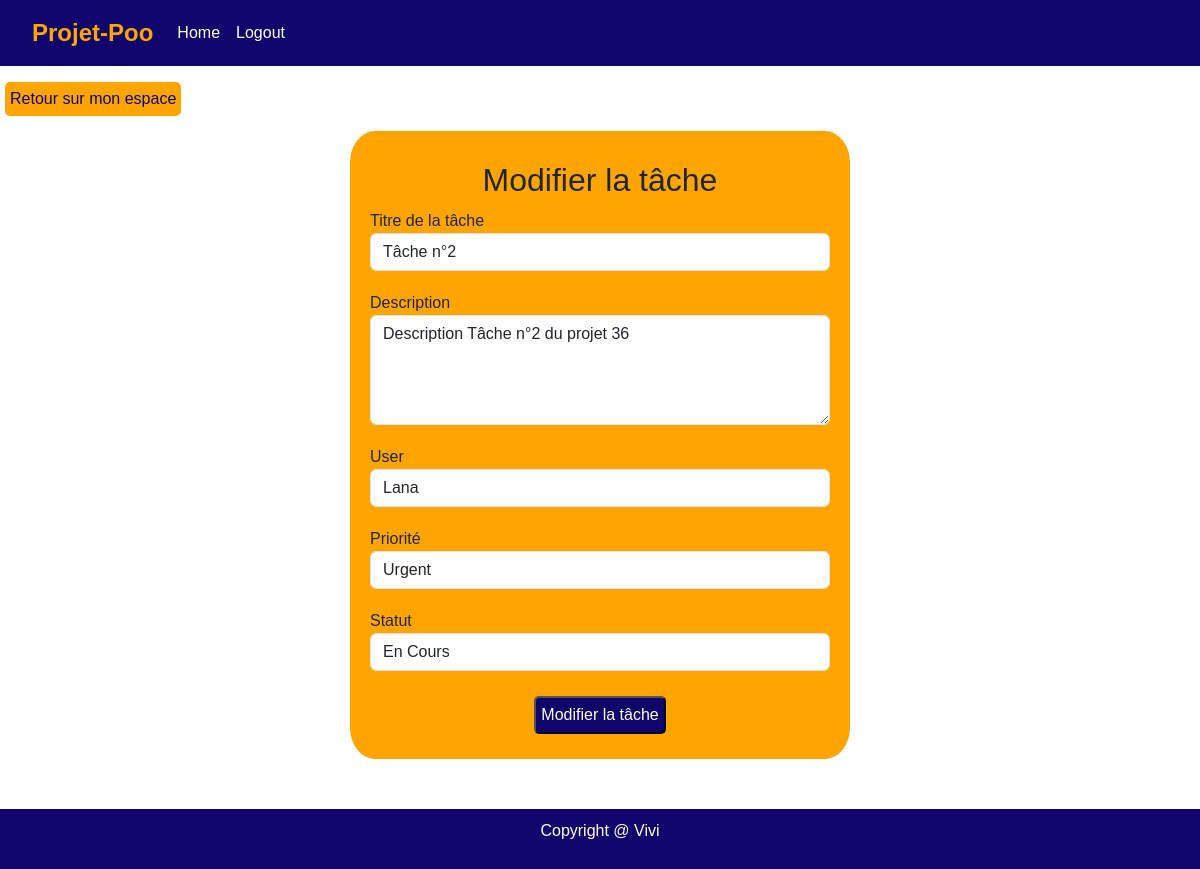
Screenshot of /index.php?controller=task&method=updateTask&id=28 (signed in) with the database file from the repository.
### tables this page shows
CREATE TABLE `tasks` (
  `id` int(11) NOT NULL,
  `title` varchar(250) DEFAULT NULL,
  `content` text DEFAULT NULL,
  `id_status` int(11) NOT NULL,
  `id_priority` int(11) NOT NULL,
  `id_user` int(11) NOT NULL,
  `id_project` int(11) NOT NULL,
  `created_At` datetime DEFAULT current_timestamp()
);

CREATE TABLE `users` (
  `id` int(11) NOT NULL,
  `name` varchar(150) DEFAULT NULL,
  `email` varchar(250) DEFAULT NULL,
  `password` varchar(250) DEFAULT NULL,
  `created_At` datetime DEFAULT current_timestamp()
);

CREATE TABLE `priority` (
  `id` int(11) NOT NULL,
  `name` varchar(200) DEFAULT NULL
);

CREATE TABLE `status` (
  `id` int(11) NOT NULL,
  `name` varchar(150) DEFAULT NULL
);

### src/Kernel/Views.php (called while the page is built, shortened)
<?php
class Views
{
    private string $html;
    public function setHtml(string $html): self
    {
        $this->html = Config::VIEWS . $html;
        return $this;
    }
    public function render(array $vars, ?string $head = null,  ?string $header = null, ?string $html = null, ?string $footer = null)
    {
        include(dirname(__FILE__) . "/../" . $this->html);
    }
}

### src/Controller/Task.php (called while the page is built, shortened)
<?php
class Task extends AbstractController {
    public function updateTask()
    {
        $idT = $_GET['id'];
        $tasks = Tasks::getByIdTask($idT);
        $status = Status::getAll();
        $priorities = Priority::getAll();
        $users = Users::getAll();
        $view = new Views();
        $view->setHead('head.html');
        $view->setHeader('header.html');
        $view->setHtml('Task/updateTask.php');
        $view->setFooter('footer.html');
        $view->render([
            'flash' => $this->getFlashMessage(),
            'titlePage' => 'Modifier la tâche',
            'users' => $users,
            'priorities' => $priorities,
            'status' => $status,
            'tasks' => $tasks,
        ]);
    }
}

### src/Kernel/Dispatcher.php (called while the page is built, shortened)
<?php
class Dispatcher {
    private $method;
    public function __construct()
    {
        $this->controller = Config::CONTROLLER. 'home';
        $this->method = 'index';
            if (isset($_GET['controller'])) {
                if(class_exists(Config::CONTROLLER.$_GET['controller'])) {
                    $this->controller = Config::CONTROLLER.$_GET['controller'];
                }
            }
            if (isset($_GET['method'])) {
                if (method_exists($this->controller, $_GET['method'])) {
                    $this->method = $_GET['method'];
                } else {
                    $this->controller = Config::CONTROLLER . 'Home';
                $this->method = 'index';
                }
            }
    }
    public function Dispatch() {
        $method = $this->method;
        $cont = new $this->controller;
        $cont->$method();
    }
}

### index.php (called while the page is built, shortened)
<?php
$dispatcher = new Dispatcher();
$dispatcher->Dispatch();

### src/Entity/Model.php (called while the page is built, shortened)
<?php
class Model  {
    protected static function getClassName()
    {
        return static::class;
    }
    protected static function Execute($sql, array $attributes =null)
    {
        $db = DataBase::getInstance();
        if($attributes !==null){
            $query = $db->prepare($sql);
            $query->execute($attributes);
            return $query;
        } else {
            return $db->query($sql);
        }
    }
    public static function getByIdTask(int $id)
    {
        $sql = "
            SELECT *, tasks.id, status.name, priority.name As name_prio , users.name As name_user
            from tasks, status, priority, users
            WHERE tasks.id = $id
            AND tasks.id = tasks.id
            AND tasks.id_status = status.id
            AND tasks.id_priority = priority.id
            AND tasks.id_user = users.id";
        $result =  self::Execute($sql)->fetchAll(PDO::FETCH_CLASS, self::getClassName());
        return $result[0];
    }
}

### src/Entity/Tasks.php (called while the page is built, shortened)
<?php
class Tasks extends Model {
    private int $id;
    private string $title;
    private string $content;
    public function getId(): int
    {
        return $this->id;
    }
    public function getTitle(): ?string
    {
        return $this->title;
    }
    public function getContent(): ?string
    {
        return $this->content;
    }
}

### src/Views/Task/updateTask.php (the view, shortened to what this page needs)
<section>
    <a href="/?controller=user&method=index" class="btnC mt-3 ml-4">Retour sur mon espace</a>
</section>
<main class="mainForm">
    <div class="boxForm">
        <h2 class="center"><?= $titlePage; ?></h2>
        <form action="index.php?controller=task&method=updateTask&id=<?= $tasks->getId() ?>" method="POST">
            <div class="form-group">
                <label for="taskTitle">Titre de la tâche</label>
                <input type="text" class="form-control" name="taskTitle" id="taskTitle" placeholder="Titre de la tâche" value="<?= $tasks->getTitle() ?>">
            </div>
            <div class="form-group">
                <label for="taskContent">Description</label>
                <textarea class="form-control" name="taskContent" id="taskContent" rows="4" placeholder="Description"><?= $tasks->getContent() ?></textarea>
            </div>
            <div class="form-group">
                <label for="taskUser">User</label>
                <select class="form-control" name="user" id="taskUser">
                    <option><?= $tasks->name_user ?></option>
                </select>
            </div>
            <div class="form-group">
                <label for="taskPriority">Priorité</label>
                <input class="form-control" name="priority" id="taskPriority" value="<?= $tasks->name_prio ?>">
            </div>
            <div class="form-group">
                <label for="taskStatus">Statut</label>
                <select class="form-control" name="status" id="taskStatus">
                    <option><?= $tasks->name ?></option>
                </select>
            </div>
            <div class="center">
                <button type="submit" name="submit" class="">Modifier la tâche</button>
            </div>
        </form>
    </div>
</main>

### asset/css/styles.css (style rules this page uses)
a { color: inherit; text-decoration: none; }
ul { list-style: none; }
html, body { margin: 0; padding: 0; height: 100%; font-family: Arial, sans-serif; }
main { flex: 1; }
footer { position: relative; bottom: 0; width: 100%; background-color: #333; color: #fff; padding: 10px; }
.center { text-align: center; }
.btnC { background-color: #FFA500; color: #0f056b; border-radius: 5px; margin: 5px; padding: 5px; display: inline-block; text-decoration: none; transition: 0.6s; transition-property: background-color, color; }
.mainForm { display: flex; justify-content: center; margin-top: 10px; }
.mainForm .boxForm { background-color: #FFA500; border-radius: 5%; padding: 20px; width: 500px; }
.mainForm .boxForm h2 { margin: 10px 0; }
.mainForm .boxForm input, .mainForm .boxForm textarea, .mainForm .boxForm select { margin-bottom: 20px; }
.mainForm .boxForm button { background-color: #0f056b; color: #fff; border-radius: 5px; margin: 5px; padding: 5px; display: inline-block; text-decoration: none; transition: 0.6s; transition-property: background-color, color; }
.navbar { background-color: #0f056b; color: #FFA500; padding: 10px 0; display: flex; justify-content: space-between; align-items: center; }
.navbar .navbar-brand { font-size: 24px; font-weight: bold; text-decoration: none; color: #FFA500; margin-left: 20px; }
.navbar .nav-link { color: #fff; text-decoration: none; }
footer { background-color: #0f056b; color: white; text-align: center; padding: 10px 0; display: flex; flex-direction: column; margin-top: 50px; }

### rows the page displays
tasks: taskTitle "Tâche n°2", taskContent "Description Tâche n°2 du projet 36", user "Lana", priority "Urgent", status "En Cours"

### other values shown
$titlePage "Modifier la tâche"
